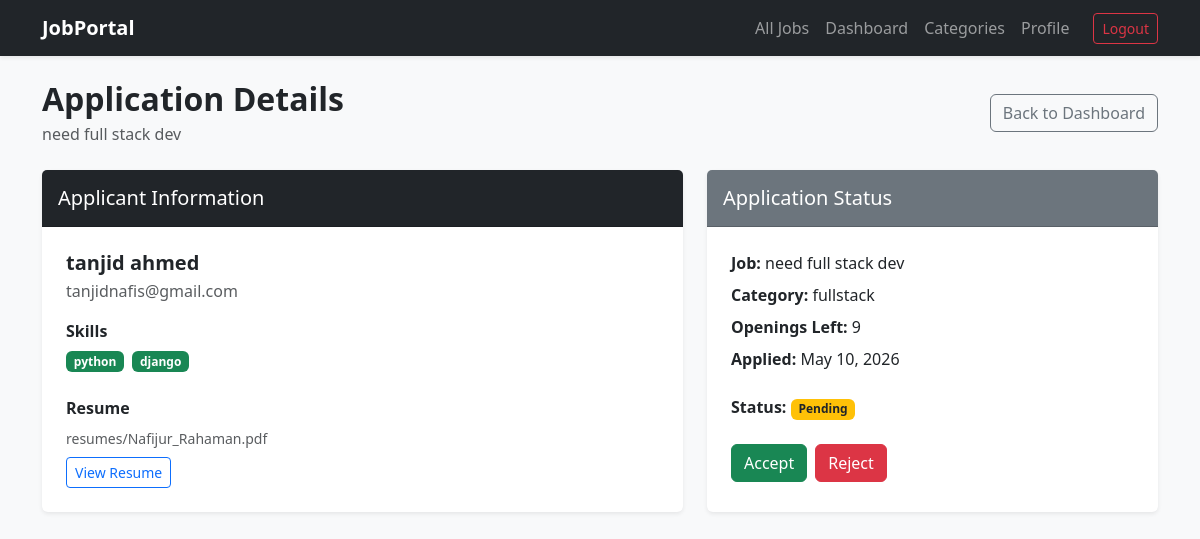
/application/3/ (signed in), run on an earlier commit of the app's database.
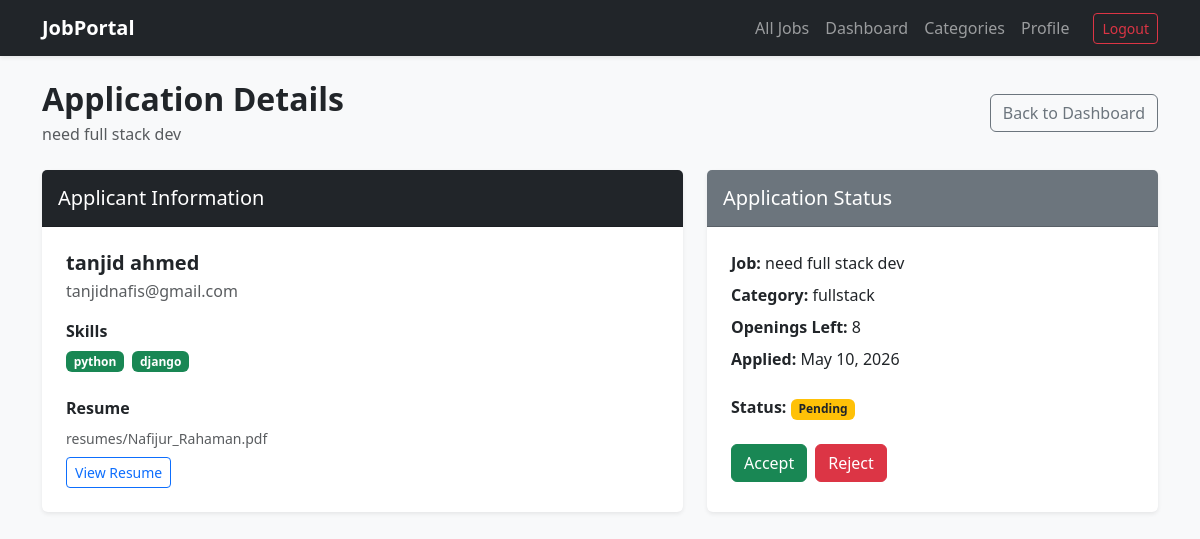
And on a later commit of the database.
### portal/models.py (models this page shows, shortened)
class JobApplication(models.Model):
    STATUS_PENDING = 'pending'
    STATUS_ACCEPTED = 'accepted'
    STATUS_REJECTED = 'rejected'
    STATUS_CHOICES = (
        (STATUS_PENDING, 'Pending'),
        (STATUS_ACCEPTED, 'Accepted'),
        (STATUS_REJECTED, 'Rejected'),
    )
    job = models.ForeignKey(JobPost, on_delete=models.CASCADE, related_name='applications')
    applicant = models.ForeignKey(CustomUser, on_delete=models.CASCADE, related_name='my_applications')
    status = models.CharField(max_length=10, choices=STATUS_CHOICES, default=STATUS_PENDING)
    applied_at = models.DateTimeField(auto_now_add=True)
    class Meta:
        unique_together = ('job', 'applicant')

class JobPost(models.Model):
    recruiter = models.ForeignKey(CustomUser, on_delete=models.CASCADE, related_name='jobs_posted')
    title = models.CharField(max_length=200)
    number_of_openings = models.PositiveIntegerField()
    category = models.ForeignKey(JobCategory, on_delete=models.PROTECT, related_name='jobs')
    job_description = models.TextField()
    required_skills = models.CharField(max_length=255)
    created_at = models.DateTimeField(auto_now_add=True)

class CustomUser(AbstractUser):
    USER_TYPE_CHOICES = (
        ('recruiter', 'Recruiter'),
        ('jobseeker', 'Job Seeker'),
    )
    display_name = models.CharField(max_length=100)
    role = models.CharField(max_length=15, choices=USER_TYPE_CHOICES, blank=True)

class JobCategory(models.Model):
    name = models.CharField(max_length=100, unique=True)
    class Meta:
        ordering = ['name']
    def __str__(self):
        return self.name

### portal/views.py (the view)
# urls.py: path('application/<int:application_id>/', views.application_detail, name='application-detail'),
@login_required
def application_detail(request, application_id):
    application = get_object_or_404(
        JobApplication.objects.select_related('job', 'applicant', 'applicant__jobseeker_profile'),
        id=application_id,
        job__recruiter=request.user,
    )
    profile_obj = getattr(application.applicant, 'jobseeker_profile', None)
    profile_skills = []
    if profile_obj:
        profile_skills = [skill.strip() for skill in profile_obj.skills_set.split(',') if skill.strip()]
    return render(request, 'portal/application_detail.html', {
        'application': application,
        'profile_obj': profile_obj,
        'profile_skills': profile_skills,
    })

### portal/templates/portal/application_detail.html (shortened to what this page needs)
{% extends 'base.html' %}
{% block content %}
<div class="d-flex justify-content-between align-items-center mb-4 mt-3">
    <div>
        <h2 class="fw-bold mb-1">Application Details</h2>
        <p class="text-muted mb-0">{{ application.job.title }}</p>
    </div>
    <a href="{% url 'dashboard' %}" class="btn btn-outline-secondary">Back to Dashboard</a>
</div>
<div class="row">
    <div class="col-md-7 mb-4">
        <div class="card shadow-sm border-0 h-100">
            <div class="card-header bg-dark text-white py-3">
                <h5 class="mb-0">Applicant Information</h5>
            </div>
            <div class="card-body p-4">
                <h5 class="fw-bold mb-1">{{ application.applicant.display_name }}</h5>
                <p class="text-muted mb-3">{{ application.applicant.email|default:"No email added" }}</p>
                <div class="mb-4">
                    <strong class="d-block mb-2">Skills</strong>
                    <div class="d-flex flex-wrap gap-2">
                        {% for skill in profile_skills %}
                            <span class="badge bg-success">{{ skill }}</span>
                        {% empty %}
                            <span class="text-muted">No skills added.</span>
                        {% endfor %}
                    </div>
                </div>
                <div>
                    <strong class="d-block mb-2">Resume</strong>
                    {% if profile_obj.resume %}
                        <p class="text-muted small mb-2">{{ profile_obj.resume.name }}</p>
                        <a href="{{ profile_obj.resume.url }}" class="btn btn-outline-primary btn-sm" target="_blank">View Resume</a>
                    {% else %}
                        <span class="text-muted">No resume uploaded.</span>
                    {% endif %}
                </div>
            </div>
        </div>
    </div>
    <div class="col-md-5 mb-4">
        <div class="card shadow-sm border-0 h-100">
            <div class="card-header bg-secondary text-white py-3">
                <h5 class="mb-0">Application Status</h5>
            </div>
            <div class="card-body p-4">
                <p class="mb-2"><strong>Job:</strong> {{ application.job.title }}</p>
                <p class="mb-2"><strong>Category:</strong> {{ application.job.category }}</p>
                <p class="mb-2"><strong>Openings Left:</strong> {{ application.job.number_of_openings }}</p>
                <p class="mb-4"><strong>Applied:</strong> {{ application.applied_at|date:"M d, Y" }}</p>
                <p class="mb-4">
                    <strong>Status:</strong>
                    <span class="badge bg-{% if application.status == 'accepted' %}success{% elif application.status == 'rejected' %}danger{% else %}warning text-dark{% endif %}">
                        {{ application.get_status_display }}
                    </span>
                </p>
                <div class="d-flex gap-2">
                    {% if application.status != 'accepted' %}
                        <form method="POST" action="{% url 'accept-application' application.id %}">
                            <button type="submit" class="btn btn-success">Accept</button>
                        </form>
                    {% endif %}
                    {% if application.status != 'rejected' %}
                        <form method="POST" action="{% url 'reject-application' application.id %}">
                            <button type="submit" class="btn btn-danger">Reject</button>
                        </form>
                    {% endif %}
                </div>
            </div>
        </div>
    </div>
</div>
{% endblock %}

What changed in the data, as far as the page shows it:
changed through a linked row, JobApplication "Pending": job.number_of_openings "9" → "8"
